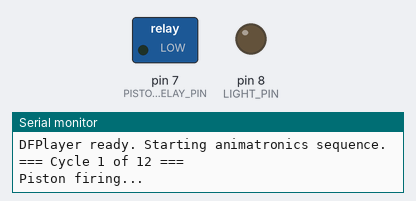
The sketch below on a simulated Arduino Uno, built with avr-gcc and run on an emulated ATmega328P. Shown: switched loads named in the sketch (green lamp = pin HIGH), output pins drawn as LEDs (lit = HIGH), the last lines printed to the serial monitor. Random numbers use the default seed unless the sketch sets one; the audio player accepts every command and is not drawn.

Above: at 0.6 s.
At 4.94 s:
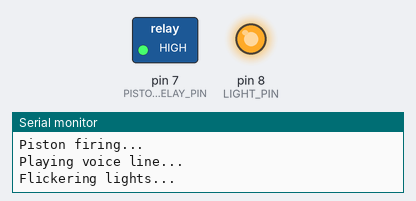
At 6.2 s:
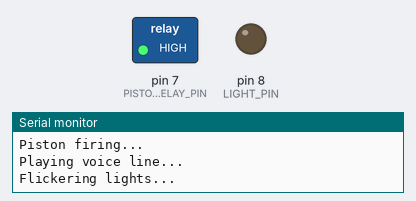
Timing chart, 0 to 7.7 s (numbered marks = the images above):
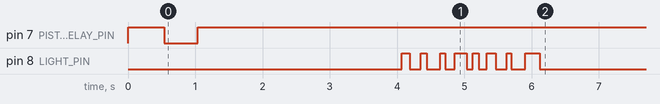

The sketch:

animatronics_sequence.ino
```cpp
#include <SoftwareSerial.h>
#include <DFRobotDFPlayerMini.h>

// ---------- Pin Definitions ----------
const int PISTON_RELAY_PIN = 7;
const int LIGHT_PIN         = 8;
const int DFPLAYER_RX_PIN   = 2; // Arduino RX <- DFPlayer TX
const int DFPLAYER_TX_PIN   = 3; // Arduino TX -> DFPlayer RX

// ---------- Audio Track Numbers (on SD card) ----------
const int TRACK_VOICE_LINE = 1; // 001.mp3 - "The British are coming"
const int TRACK_THUNDER    = 2; // 002.mp3 - thunder sound effect

// ---------- Relay Behavior ----------
// Set true if your relay module is "active LOW" (common on cheap boards)
const bool RELAY_ACTIVE_LOW = true;

// ---------- Timings (ms) ----------
const unsigned long PISTON_FIRE_TIME   = 500;   // how long piston stays extended
const unsigned long VOICE_LINE_WAIT    = 3000;  // time allotted for voice line to finish
const unsigned long FLICKER_DURATION   = 2000;  // total time spent flickering
const unsigned long FLICKER_STEP_MIN   = 60;    // fastest flicker on/off time
const unsigned long FLICKER_STEP_MAX   = 220;   // slowest flicker on/off time
const unsigned long THUNDER_WAIT       = 4000;  // time allotted for thunder sfx to finish
const unsigned long CYCLE_INTERVAL     = 60000; // 1 minute between cycle starts

const int TOTAL_CYCLES = 12;

SoftwareSerial dfPlayerSerial(DFPLAYER_RX_PIN, DFPLAYER_TX_PIN);
DFRobotDFPlayerMini dfPlayer;

int cycleCount = 0;

void setup() {
  Serial.begin(9600);

  pinMode(PISTON_RELAY_PIN, OUTPUT);
  pinMode(LIGHT_PIN, OUTPUT);
  pistonOff();
  digitalWrite(LIGHT_PIN, LOW);

  dfPlayerSerial.begin(9600);
  Serial.println("Initializing DFPlayer Mini...");

  if (!dfPlayer.begin(dfPlayerSerial)) {
    Serial.println("DFPlayer Mini not detected! Check wiring/SD card.");
    while (true) {
      // halt here since audio is core to the effect
      delay(1000);
    }
  }

  dfPlayer.volume(25); // 0 (mute) to 30 (max)
  Serial.println("DFPlayer ready. Starting animatronics sequence.");

  randomSeed(analogRead(A0)); // seed randomness for flicker timing
}

void loop() {
  if (cycleCount >= TOTAL_CYCLES) {
    Serial.println("All 12 cycles complete. Halting.");
    while (true) {
      delay(1000); // stop here permanently
    }
  }

  cycleCount++;
  Serial.print("=== Cycle ");
  Serial.print(cycleCount);
  Serial.print(" of ");
  Serial.print(TOTAL_CYCLES);
  Serial.println(" ===");

  runSequence();

  Serial.println("Cycle complete. Waiting for next minute mark...");
  delay(CYCLE_INTERVAL);
}

// ---------- Sequence ----------
void runSequence() {
  // 1. Fire piston
  Serial.println("Piston firing...");
  pistonOn();
  delay(PISTON_FIRE_TIME);
  pistonOff();

  // 2. Play voice line: "The British are coming"
  Serial.println("Playing voice line...");
  dfPlayer.play(TRACK_VOICE_LINE);
  delay(VOICE_LINE_WAIT);

  // 3. Flicker lights
  Serial.println("Flickering lights...");
  flickerLights(FLICKER_DURATION);

  // 4. Play thunder sound
  Serial.println("Playing thunder sound...");
  dfPlayer.play(TRACK_THUNDER);
  delay(THUNDER_WAIT);
}

// ---------- Helper Functions ----------
void flickerLights(unsigned long durationMs) {
  unsigned long start = millis();
  while (millis() - start < durationMs) {
    digitalWrite(LIGHT_PIN, HIGH);
    delay(random(FLICKER_STEP_MIN, FLICKER_STEP_MAX));
    digitalWrite(LIGHT_PIN, LOW);
    delay(random(FLICKER_STEP_MIN, FLICKER_STEP_MAX));
  }
  digitalWrite(LIGHT_PIN, LOW);
}

void pistonOn() {
  digitalWrite(PISTON_RELAY_PIN, RELAY_ACTIVE_LOW ? LOW : HIGH);
}

void pistonOff() {
  digitalWrite(PISTON_RELAY_PIN, RELAY_ACTIVE_LOW ? HIGH : LOW);
}
```

Measured:
- by itself, pin 7 (PISTON_RELAY_PIN): HIGH → LOW at 0.54 s, → HIGH 0.50 s later
- by itself, pin 8 (LIGHT_PIN): LOW → HIGH at 4.1 s, → LOW 0.12 s later, → HIGH 0.16 s later, → LOW 0.09 s later, … (16 changes in this stretch)
